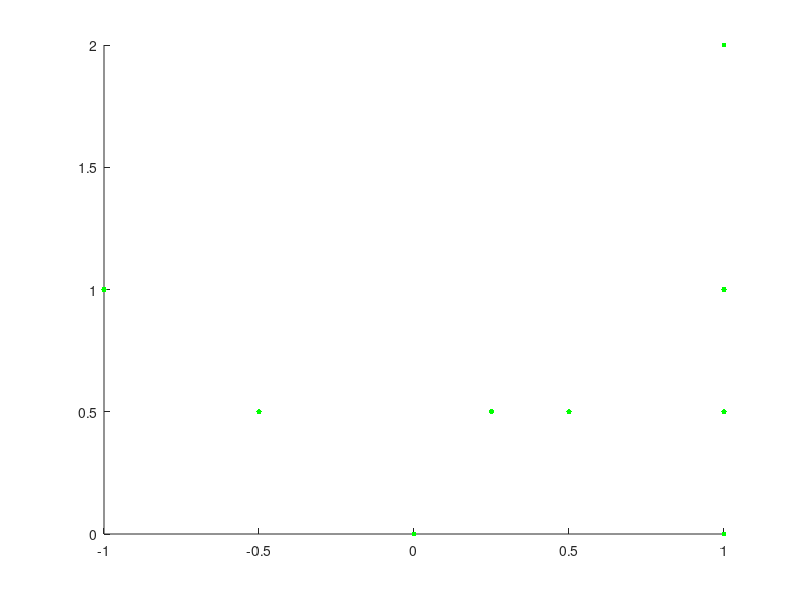

The MATLAB script that drew this image: (Note: this script raises an error after producing the figure.)
A = [1,1,1,1,1;-1,-0.5,0,0.5,1.0;1.0,0.25,0.0,0.25,1.0];
b = [1,0.5,0,0.5,2.0];
g = 2;
hold on;
plot(A,b,'.g','MarkerSize',12);
hold off;
x = householder(b',A',g);
points = -1:0.25:1;
grid on;
pn = 0;
for i = 1:g+1
    pn = pn+x(i)*points.^(i-1); 
end
hold on;
plot(points, pn,'r');
plot(points, pn,'.b','MarkerSize',12);
hold off;